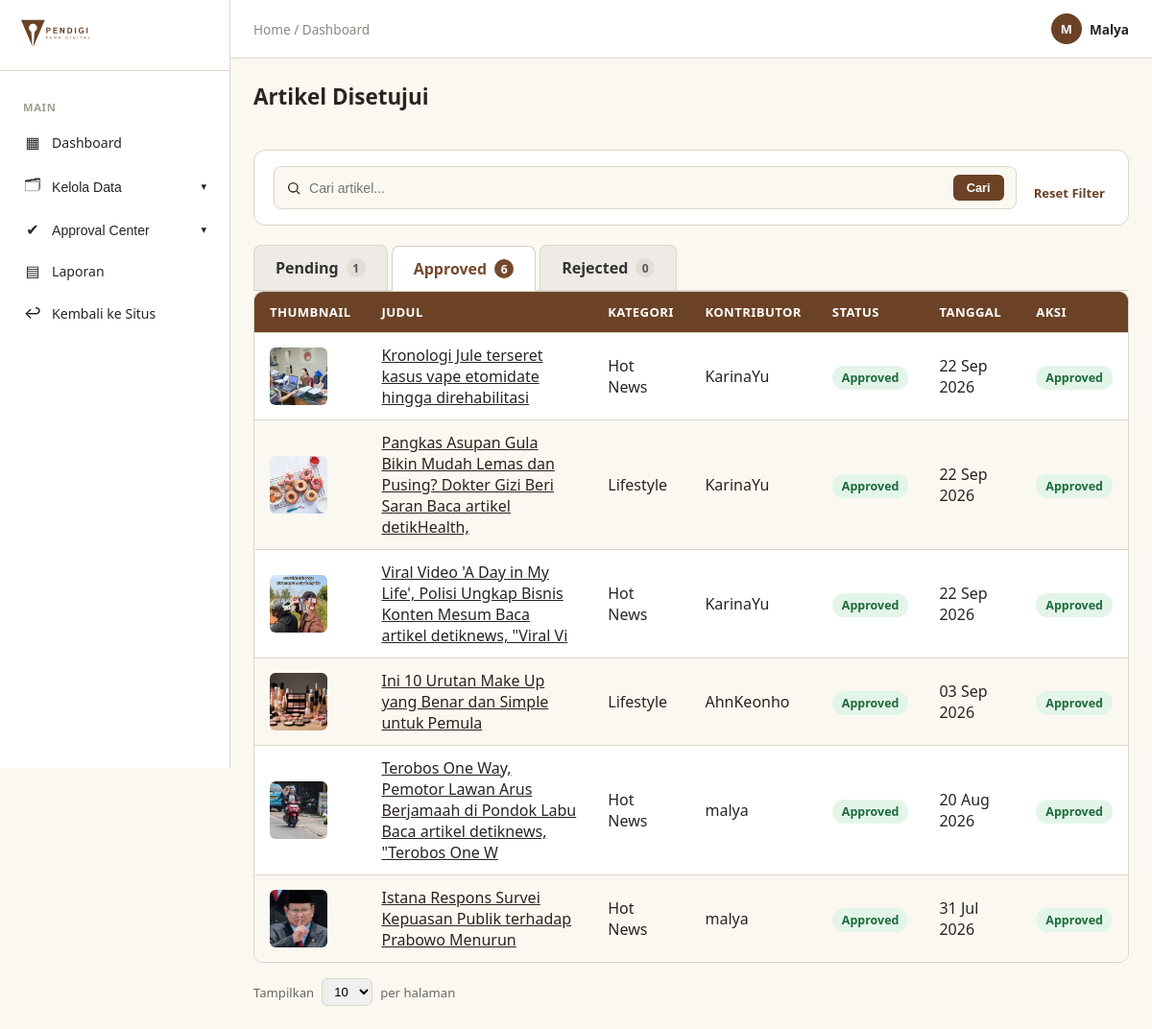
Page /articles/kelola/approval-article/approved/ (signed in) on the committed database.
### accounts/models.py (models this page shows, shortened)
class Users(AbstractUser):
    role = models.CharField(
        max_length=20,
        choices=Role.choices,
        default=Role.PEMBACA
    )
    status_kontributor = models.CharField(
        max_length=20,
        choices=StatusKontributor.choices,
        default=StatusKontributor.NONE
    )
    profile_picture = models.ImageField(upload_to='profile_pictures/', null=True, blank=True)
    bio = models.CharField(max_length=150, blank=True)
    banner_picture = models.ImageField(
        upload_to='profile_banners/',
        blank=True,
        null=True,
    )
    publisher_id = models.CharField(
        max_length=20,
        unique=True,
        null=True,
        blank=True,
        verbose_name='ID Publisher',
    )
    last_publisher_login = models.DateTimeField(
        null=True,
        blank=True,
        verbose_name='Login terakhir sebagai penulis'
    )

### articles/models.py (models this page shows, shortened)
class Articles(models.Model):
    title = models.CharField(max_length=100)
    thumbnail = models.ImageField(upload_to='articles/thumbnails/', null=True, blank=True)
    content = models.TextField()
    category = models.ForeignKey(Categories, on_delete=models.CASCADE, related_name='articles')
    contributor = models.ForeignKey(
        Users, on_delete=models.CASCADE,
        limit_choices_to={'status_kontributor': StatusKontributor.APPROVED},
        related_name='articles'
    )
    status = models.CharField(
        max_length=20,
        choices=StatusArticle.choices,
        default=StatusArticle.PENDING
    )
    rejection_reason = models.TextField(blank=True)
    is_featured = models.BooleanField(default=False)
    views_count = models.PositiveIntegerField(default=0)
    published_at = models.DateTimeField(null=True, blank=True)
    created_at = models.DateTimeField(auto_now_add=True)
    class Meta:
        ordering = ['-created_at']

class Categories(models.Model):
    name = models.CharField(max_length=50, unique=True)
    class Meta:
        verbose_name_plural = "Categories"

### articles/views.py (the view)
@admin_required
def admin_article_approval(request, status='pending'):
    allowed_statuses = {
        'pending': StatusArticle.PENDING,
        'approved': StatusArticle.APPROVED,
        'rejected': StatusArticle.REJECTED,
    }
    if status not in allowed_statuses:
        return redirect('articles:admin_article_approval')
    articles = Articles.objects.filter(
        status=allowed_statuses[status]
    ).select_related(
        'category',
        'contributor'
    )
    query = request.GET.get('q', '').strip()
    if query:
        articles = articles.filter(
            Q(title__icontains=query) |
            Q(contributor__username__icontains=query) |
            Q(category__name__icontains=query)
        )
    articles = articles.order_by('-created_at')
    try:
        per_page = int(request.GET.get('per_page', 10))
        if per_page not in (10, 25, 50):
            per_page = 10
    except (ValueError, TypeError):
        per_page = 10
    paginator = Paginator(articles, per_page)
    page_number = request.GET.get('page', 1)
    page_obj = paginator.get_page(page_number)
    status_counts = {
        'pending': Articles.objects.filter(
            status=StatusArticle.PENDING
        ).count(),
        'approved': Articles.objects.filter(
            status=StatusArticle.APPROVED
        ).count(),
        'rejected': Articles.objects.filter(
            status=StatusArticle.REJECTED
        ).count(),
    }
    return render(
        request,
        'articles/admin_article_approval.html',
        {
            'articles': page_obj.object_list,
            'page_obj': page_obj,
            'per_page': per_page,
            'per_page_options': [10, 25, 50],
            'search_query': query,
            'article_status': status,
            'status_counts': status_counts,
        }
    )

### articles/context_processor.py (called while the page is built)
def navbar_categories(request):
    return {
        'navbar_categories': Categories.objects.all().order_by('name')
    }

### fiction/context_processors.py (called while the page is built)
def fiction_navigation(request):
    all_tags_raw = (
        Stories.objects
        .filter(status=StatusStory.APPROVED)
        .exclude(tags='')
        .values_list('tags', flat=True)
    )
    unique_tags = set()
    for tag_string in all_tags_raw:
        for tag in tag_string.split():
            tag = tag.strip().lower()
            if tag:
                unique_tags.add(tag)
    return {
        'fiction_tags': sorted(unique_tags),
    }

### interactions/context_processors.py (called while the page is built)
def navbar_notifications(request):
    if not request.user.is_authenticated:
        return {
            'navbar_notifications': [],
            'navbar_unread_count': 0,
        }
    from .models import Activity
    activities = (
        Activity.objects
        .filter(recipient=request.user)
        .select_related(
            'actor',
            'article',
            'chapter',
            'chapter__story',
        )
        .order_by('-created_at')
    )
    return {
        'navbar_notifications': activities[:5],
        'navbar_unread_count': activities.filter(
            is_read=False
        ).count(),
    }

### articles/templates/articles/admin_article_approval.html (shortened to what this page needs)
{% extends 'admin_base.html' %}
{% load static %}
{% block extra_css %}
<link rel="stylesheet" href="{% static 'css/admin.css' %}">
<link rel="stylesheet" href="{% static 'css/table.css' %}">
<link rel="stylesheet" href="{% static 'css/admin-table.css' %}">
{% endblock %}
{% block admin_content %}
<div class="page-header-row">
    <h1 class="admin-page-title">
    {% if article_status == 'pending' %}
        Artikel Menunggu Approval
    {% elif article_status == 'approved' %}
        Artikel Disetujui
    {% elif article_status == 'rejected' %}
        Artikel Ditolak
    {% endif %}
</h1>
</div>
{% include 'partials/table_toolbar.html' with search_placeholder="Cari artikel..." %}
<div class="article-status-tabs">
    <a
        href="{% url 'articles:admin_article_approval_status' 'pending' %}"
        class="article-status-tab {% if article_status == 'pending' %}active{% endif %}"
    >
        Pending
        <span class="tab-count">
            {{ status_counts.pending }}
        </span>
    </a>
    <a
        href="{% url 'articles:admin_article_approval_status' 'approved' %}"
        class="article-status-tab {% if article_status == 'approved' %}active{% endif %}"
    >
        Approved
        <span class="tab-count">
            {{ status_counts.approved }}
        </span>
    </a>
    <a
        href="{% url 'articles:admin_article_approval_status' 'rejected' %}"
        class="article-status-tab {% if article_status == 'rejected' %}active{% endif %}"
    >
        Rejected
        <span class="tab-count">
            {{ status_counts.rejected }}
        </span>
    </a>
</div>
<table class="data-table">
    <thead>
        <tr>
            <th>Thumbnail</th>
            <th>Judul</th>
            <th>Kategori</th>
            <th>Kontributor</th>
            <th>Status</th>
            <th>Tanggal</th>
            <th>Aksi</th>
        </tr>
    </thead>
    <tbody>
        {% for article in articles %}
        <tr>
            <td>
                {% if article.thumbnail %}
                    <img
                        src="{{ article.thumbnail.url }}"
                        class="table-thumb"
                        alt="{{ article.title }}"
                    >
                {% else %}
                    <div class="table-thumb table-thumb-placeholder">
                        📄
                    </div>
                {% endif %}
            </td>
            <td>
                <a
                    href="{% url 'articles:article_detail' article.pk %}"
                    target="_blank"
                >
                    {{ article.title }}
                </a>
            </td>
            <td>
                {{ article.category.name }}
            </td>
            <td>
                {{ article.contributor.username }}
            </td>
            <td>
                {% if article_status == 'pending' %}
                <div class="table-actions">
                    <a
                        href="{% url 'articles:admin_review_article' article.pk %}"
                        class="btn-approve"
                    >
                        Review
                    </a>
                </div>
                {% elif article_status == 'approved' %}
                <span class="status-badge status-approved">
                    Approved
                </span>
                {% elif article_status == 'rejected' %}
                <span class="status-badge status-rejected">
                    Rejected
                </span>
                {% endif %}
            </td>
            <td>
                {{ article.created_at|date:"d M Y" }}
            </td>
            <td>
                {% if article_status == 'pending' %}
<div class="table-actions">
    <form
        action="{% url 'articles:admin_approve_article' article.pk %}"
        method="post"
    >
        {% csrf_token %}
        <button type="submit" class="btn-approve">
            Approve
        </button>
    </form>
    <form
        action="{% url 'articles:admin_reject_article' article.pk %}"
        method="post"
    >
        {% csrf_token %}
        <button type="submit" class="btn-reject">
            Reject
        </button>
    </form>
</div>
{% elif article_status == 'approved' %}
<span class="status-badge status-approved">
    Approved
</span>
{% elif article_status == 'rejected' %}
<span class="status-badge status-rejected">
    Rejected
</span>
{% endif %}
            </td>
        </tr>
        {% endfor %}
    </tbody>
</table>
{% include 'partials/table_pagination.html' %}
{% endblock %}

### templates/admin_base.html (shortened to what this page needs)
{% extends 'base.html' %}
{% load static %}
{% block body %}
  <div class="admin-layout">
    <aside class="admin-sidebar">
      <div class="admin-sidebar-header">
        <img src="{% static 'images/pendigi-logo-tulisan.svg' %}" alt="Pena Digital" class="admin-logo" />
      </div>
      <nav class="admin-nav">
        <span class="admin-nav-group-label">Main</span>
        <a href="{% url 'dashboard' %}" class="admin-nav-link {% if active_menu == 'dashboard' %}is-active{% endif %}"><span class="admin-nav-icon">▦</span> Dashboard</a>
        <div class="admin-nav-dropdown {% if active_menu == 'master' %}is-open{% endif %}">
          <button type="button" class="admin-nav-link admin-nav-dropdown-toggle">
            <span class="admin-nav-icon">🗂</span> Kelola Data
            <span class="admin-nav-caret">▾</span>
          </button>
        </div>
        <div class="admin-nav-dropdown {% if active_menu == 'approval' %}is-open{% endif %}">
          <button type="button" class="admin-nav-link admin-nav-dropdown-toggle">
            <span class="admin-nav-icon">✔</span> Approval Center
            <span class="admin-nav-caret">▾</span>
          </button>
        </div>
        <a
              href="{% url 'admin_reports' %}"
              class="admin-nav-link {% if active_menu == 'reports' %}is-active{% endif %}"
            >
              <span class="admin-nav-icon">▤</span>
              Laporan
            </a>
        <a href="{% url 'articles:article_list' %}" class="admin-nav-link"><span class="admin-nav-icon">↩</span> Kembali ke Situs</a>
      </nav>
    </aside>
    <div class="admin-main">
      <header class="admin-topbar">
        <div class="admin-breadcrumb">Home / {{ breadcrumb|default:'Dashboard' }}</div>
        <div class="admin-topbar-right">
          <div class="admin-profile">
            {% if user.profile_picture %}
              <img src="{{ user.profile_picture.url }}" class="admin-profile-avatar" />
            {% else %}
              <div class="admin-profile-avatar admin-avatar-placeholder">{{ user.username|first|upper }}</div>
            {% endif %}
            <span>{{ user.username }}</span>
          </div>
        </div>
      </header>
      <main class="admin-content">
        {% block admin_content %}
        {% endblock %}
      </main>
    </div>
  </div>
{% endblock %}

### static/css/base.css (style rules this page uses)
:root { --paper: #FBF8F2; --ink: #2F5D50; --ink-dark: #234840; --brown: #6B4226; --brown-dark: #54331d; --divider: #DDD6C9; --text: #2A2420; }
* { box-sizing: border-box; margin: 0; padding: 0; }
body { font-family: system-ui, -apple-system, sans-serif; background: var(--paper); color: var(--text); }
a { color: inherit; }

### static/css/admin.css (style rules this page uses)
* { box-sizing: border-box; }
.admin-layout { display: flex; min-height: 100vh; background: var(--paper); }
.admin-sidebar { width: 240px; background: #fff; border-right: 1px solid var(--divider); flex-shrink: 0; display: flex; flex-direction: column; position: sticky; top: 0; height: 100vh; overflow-y: auto; }
.admin-sidebar-header { padding: 20px; border-bottom: 1px solid var(--divider); }
.admin-logo { height: 28px; }
.admin-nav { padding: 16px 12px; display: flex; flex-direction: column; gap: 2px; }
.admin-nav-group-label { font-size: 0.7rem; font-weight: 700; text-transform: uppercase; letter-spacing: 0.06em; color: #a09c92; padding: 14px 12px 6px; }
.admin-nav-link { display: flex; align-items: center; gap: 10px; padding: 10px 12px; border-radius: 8px; color: var(--text); text-decoration: none; font-size: 0.88rem; font-weight: 500; background: none; border: none; width: 100%; text-align: left; cursor: pointer; }
.admin-nav-icon { font-size: 1rem; width: 20px; text-align: center; }
.admin-nav-caret { margin-left: auto; font-size: 0.7rem; transition: transform .15s ease; }
.admin-main { flex: 1; min-width: 0; }
.admin-topbar { background: #fff; border-bottom: 1px solid var(--divider); padding: 14px 24px; display: flex; justify-content: space-between; align-items: center; }
.admin-breadcrumb { font-size: 0.85rem; color: #8a8880; }
.admin-topbar-right { display: flex; align-items: center; gap: 18px; }
.admin-profile { display: flex; align-items: center; gap: 8px; font-size: 0.85rem; font-weight: 600; }
.admin-profile-avatar { width: 32px; height: 32px; border-radius: 50%; object-fit: cover; }
.admin-avatar-placeholder { display: flex; align-items: center; justify-content: center; background: var(--brown); color: #fff; font-weight: 700; font-size: 0.8rem; }
.admin-content { padding: 24px; max-width: 1200px; }
.admin-page-title { font-size: 1.4rem; color: var(--text); margin-bottom: 20px; }

### static/css/table.css (style rules this page uses)
.data-table { width: 100%; border-collapse: separate; border-spacing: 0; background: #fff; border: 1px solid var(--divider); border-radius: 10px; overflow: hidden; }
.data-table th, .data-table td { padding: 12px 16px; text-align: left; border-bottom: 1px solid var(--divider); }
.data-table th { background: var(--brown); color: #fff; font-size: 0.82rem; font-weight: 600; text-transform: uppercase; letter-spacing: 0.03em; }
.data-table tbody tr:nth-child(even) { background: var(--paper); }
.data-table tbody tr:last-child td { border-bottom: none; }
.status-badge { padding: 4px 10px; border-radius: 12px; font-size: 0.78rem; font-weight: 600; }
.status-approved { background: #E3F5E9; color: #1e6b3d; }
.table-thumb { width: 60px; height: 60px; object-fit: cover; border-radius: 6px; display: block; }
.page-header-row { display: flex; justify-content: space-between; align-items: center; margin-bottom: 20px; }

### static/css/admin-table.css (style rules this page uses)
.article-status-tabs { display: flex; gap: 4px; margin-top: 20px; border-bottom: 1px solid #d8d0c8; }
.article-status-tab { display: flex; align-items: center; gap: 8px; padding: 12px 22px; background: #eeeae5; color: #333; text-decoration: none; border: 1px solid #ddd6cf; border-bottom: none; border-radius: 8px 8px 0 0; font-weight: 600; transition: 0.2s ease; }
.article-status-tab.active { background: #fff; color: #754a2c; border-color: #d8d0c8; position: relative; bottom: -1px; }
.tab-count { font-size: 12px; min-width: 20px; height: 20px; display: inline-flex; align-items: center; justify-content: center; border-radius: 10px; background: #e3ddd6; color: #555; }
.article-status-tab.active .tab-count { background: #754a2c; color: white; }

### rows in the picture
Users: username|first "M", username "Malya"
Articles: thumbnail (picture), title "Kronologi Jule terseret kasus vape etomidate hingga direhabilitasi", category.name "Hot News", contributor.username "KarinaYu", created_at "22 Sep 2026"
Articles: thumbnail (picture), title "Pangkas Asupan Gula Bikin Mudah Lemas dan Pusing? Dokter Gizi Beri Saran Baca artikel detikHealth,", category.name "Lifestyle", contributor.username "KarinaYu", created_at "22 Sep 2026"
Articles: thumbnail (picture), title "Viral Video 'A Day in My Life', Polisi Ungkap Bisnis Konten Mesum Baca artikel detiknews, \"Viral Vi", category.name "Hot News", contributor.username "KarinaYu", created_at "22 Sep 2026"
Articles: thumbnail (picture), title "Ini 10 Urutan Make Up yang Benar dan Simple untuk Pemula", category.name "Lifestyle", contributor.username "AhnKeonho", created_at "03 Sep 2026"
Articles: thumbnail (picture), title "Terobos One Way, Pemotor Lawan Arus Berjamaah di Pondok Labu Baca artikel detiknews, \"Terobos One W", category.name "Hot News", contributor.username "malya", created_at "20 Aug 2026"
Articles: thumbnail (picture), title "Istana Respons Survei Kepuasan Publik terhadap Prabowo Menurun", category.name "Hot News", contributor.username "malya", created_at "31 Jul 2026"

### other values in the picture
{{ breadcrumb|default:'Dashboard' }} "Dashboard"
{{ status_counts.pending }} "1"
{{ status_counts.approved }} "6"
{{ status_counts.rejected }} "0"
form field value "10"
